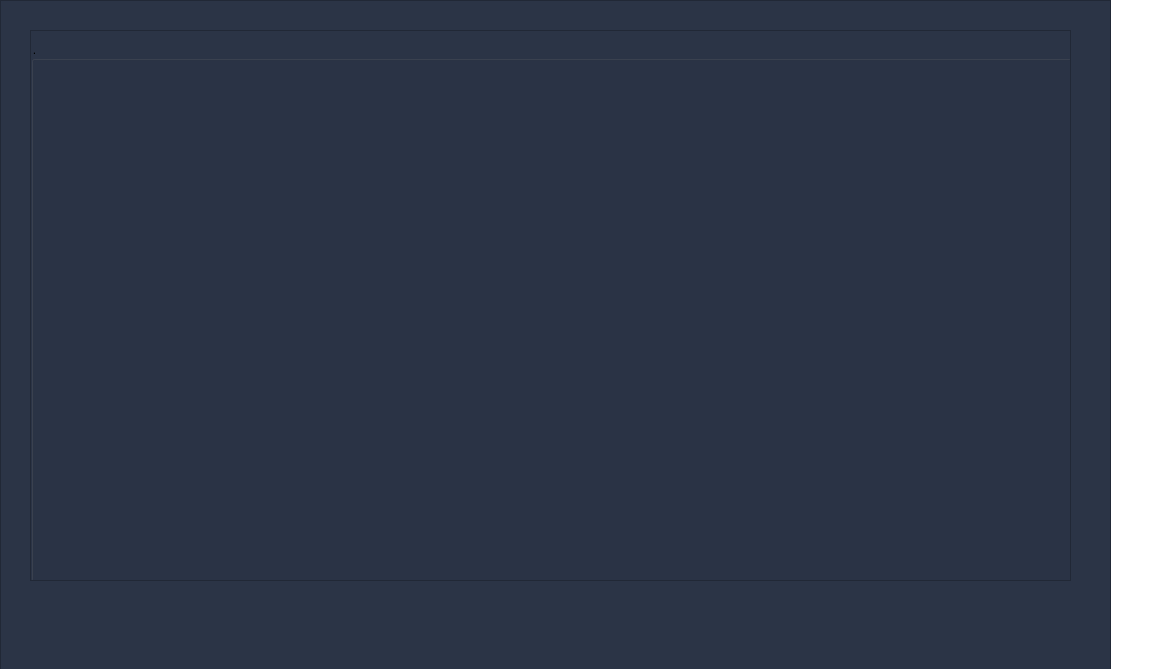
<?xml version="1.0" encoding="UTF-8"?>
<ui version="4.0">
 <class>MainWindow</class>
 <widget class="QMainWindow" name="MainWindow">
  <property name="geometry">
   <rect>
    <x>0</x>
    <y>0</y>
    <width>1149</width>
    <height>669</height>
   </rect>
  </property>
  <property name="windowTitle">
   <string>MainWindow</string>
  </property>
  <property name="styleSheet">
   <string notr="true">*{
font-family: segoe ui;
/*background: #2B3446;*/
background:transparent;
}
QLabel{
font-size: 15px;
color: white;
}
QFrame{
background: #2B3446;
}
QPushButton{
color: #2B3446;
border-radius: 15px;
background:white;
font-size: 20px;
}
QToolButton{
background: transparent;
border:none;
}
QPushButton:hover{
background: #2B3446;
color: white;
border-color: white;
border-radius: 15px;
}
QLineEdit{
background:transparent;
color: white;
border: none;
border-bottom: 1px solid;
border-color: white;
font-size: 30px;
}
#ErrorLabel{
font-size: 20px;
background: transparent;
color: red
}
QGroupBox{
background: #2B3446;
}</string>
  </property>
  <widget class="QWidget" name="centralwidget">
   <widget class="QFrame" name="frame">
    <property name="geometry">
     <rect>
      <x>0</x>
      <y>0</y>
      <width>1111</width>
      <height>671</height>
     </rect>
    </property>
    <property name="frameShape">
     <enum>QFrame::StyledPanel</enum>
    </property>
    <property name="frameShadow">
     <enum>QFrame::Raised</enum>
    </property>
    <widget class="QScrollArea" name="scrollArea">
     <property name="geometry">
      <rect>
       <x>30</x>
       <y>30</y>
       <width>1041</width>
       <height>551</height>
      </rect>
     </property>
     <property name="widgetResizable">
      <bool>true</bool>
     </property>
     <widget class="QWidget" name="scrollAreaWidgetContents">
      <property name="geometry">
       <rect>
        <x>0</x>
        <y>0</y>
        <width>1039</width>
        <height>549</height>
       </rect>
      </property>
      <widget class="QGroupBox" name="groupBox">
       <property name="geometry">
        <rect>
         <x>0</x>
         <y>10</y>
         <width>1041</width>
         <height>541</height>
        </rect>
       </property>
       <property name="title">
        <string>.</string>
       </property>
       <widget class="QWidget" name="formLayoutWidget">
        <property name="geometry">
         <rect>
          <x>0</x>
          <y>10</y>
          <width>1041</width>
          <height>541</height>
         </rect>
        </property>
        <layout class="QFormLayout" name="formLayout"/>
       </widget>
      </widget>
     </widget>
    </widget>
    <widget class="QLabel" name="ErrorLabel">
     <property name="geometry">
      <rect>
       <x>610</x>
       <y>590</y>
       <width>461</width>
       <height>31</height>
      </rect>
     </property>
     <property name="text">
      <string/>
     </property>
     <property name="alignment">
      <set>Qt::AlignRight|Qt::AlignTrailing|Qt::AlignVCenter</set>
     </property>
    </widget>
   </widget>
  </widget>
 </widget>
 <resources/>
 <connections/>
</ui>
